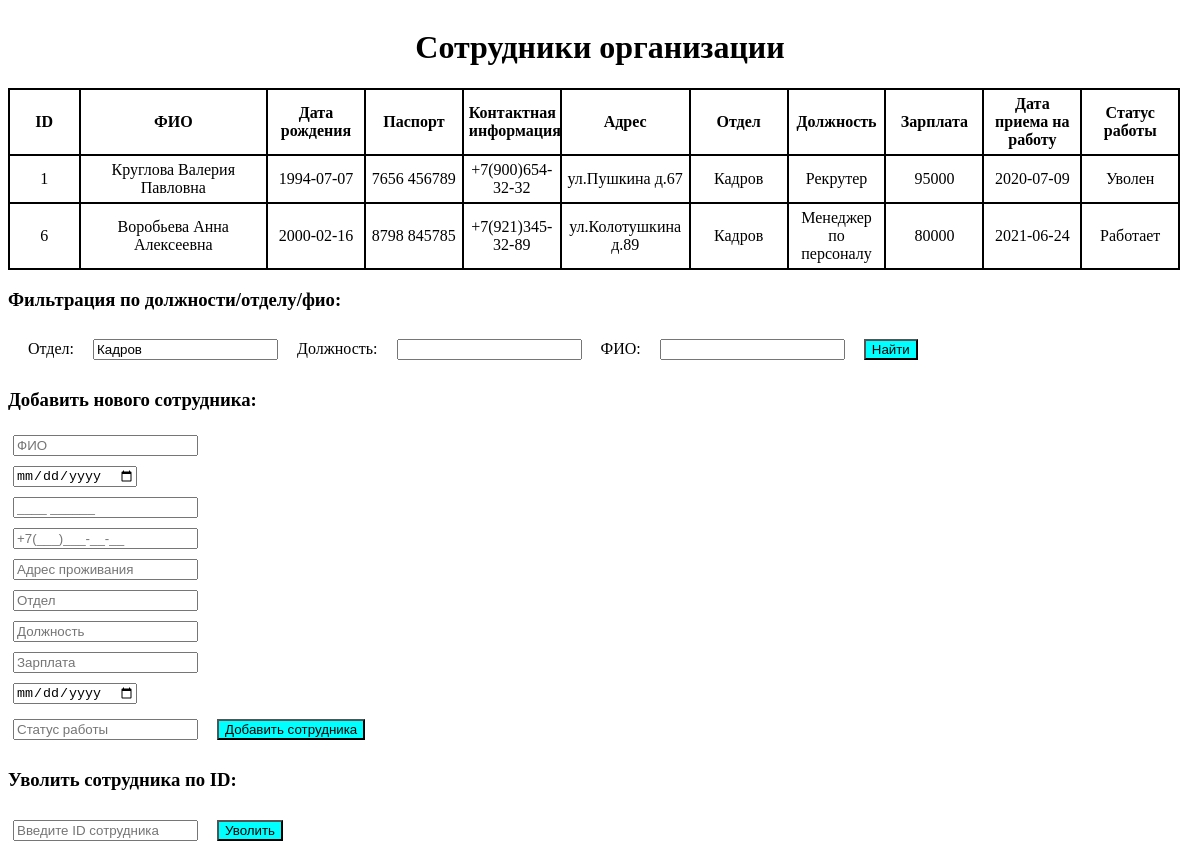
/index.php?FOtdel=Кадров, run on the app's committed database.
### tables this page shows
CREATE TABLE `sotr` (
  `ID` int(11) NOT NULL,
  `FIO` varchar(75) NOT NULL,
  `DataRozhdenia` date NOT NULL,
  `Pasport` varchar(15) NOT NULL,
  `KontaktnayaInfa` varchar(75) NOT NULL,
  `Adres` varchar(75) NOT NULL,
  `Otdel` varchar(75) NOT NULL,
  `Dolzhnost` varchar(75) NOT NULL,
  `Zarplata` int(11) NOT NULL,
  `DataPrinatia` date NOT NULL,
  `Statusr` varchar(10) NOT NULL
);

### index.php (the view, shortened to what this page needs)
<!DOCTYPE html>
<html lang="en">
<head>
    <link href="style.css" rel="stylesheet" type="text/css">
</head>
<body>
<?php
require_once 'config.php';
$FOtdel = isset($_GET['FOtdel']) ?$_GET['FOtdel'] : '';
$FDolzhnost = isset($_GET['FDolzhnost']) ?$_GET['FDolzhnost'] : '';$FFIO = isset($_GET['FFIO']) ?$_GET['FFIO'] : '';
$query = "SELECT * FROM sotr WHERE 1=1";
if ($FOtdel) {
    $query .= " AND Otdel LIKE '%$FOtdel%'";
}
$result = mysqli_query($conn, $query);
$list = array();
while ($row = mysqli_fetch_assoc($result)) {
$list[] = $row;
}
?>
<h1>Сотрудники организации</h1>
<table>
<thead>
    <th style=width:5%>ID</th>
    <th style=width:15%;>ФИО</th>
    <th>Дата рождения</th>
    <th>Паспорт</th>
    <th>Контактная информация</th>
    <th style=width:10%;>Адрес</th>
    <th>Отдел</th>
    <th>Должность</th>
    <th>Зарплата</th>
    <th>Дата приема на работу</th>
    <th>Статус работы</th>
</thead>
<tbody>
    <?php foreach($list as $item): ?>
        <tr>
            <td> <?php echo htmlspecialchars($item['ID']);?></td>
            <td> <?php echo htmlspecialchars($item['FIO']);?></td>
            <td> <?php echo htmlspecialchars($item['DataRozhdenia']);?></td>
            <td> <?php echo htmlspecialchars($item['Pasport']);?></td>
            <td> <?php echo htmlspecialchars($item['KontaktnayaInfa']);?></td>
            <td> <?php echo htmlspecialchars($item['Adres']);?></td>
            <td> <?php echo htmlspecialchars($item['Otdel']);?></td>
            <td> <?php echo htmlspecialchars($item['Dolzhnost']);?></td>
            <td> <?php echo htmlspecialchars($item['Zarplata']);?></td>
            <td> <?php echo htmlspecialchars($item['DataPrinatia']);?></td>
            <td> <?php echo htmlspecialchars($item['Statusr']);?></td>
        </tr>
    <?php endforeach; ?>
</tbody>
</table>
<h3> Фильтрация по должности/отделу/фио: </h3>
<form class = "filtr" method="GET" action="">
    <label class = "filtr" for="Otdel">Отдел:</label>
    <input type="text" id="Otdel" name="FOtdel" value="<?php echo htmlspecialchars($FOtdel); ?>">
    <label class = "filtr" for="Dolzhnost">Должность:</label>
    <input type="text" id="Dolzhnost" name="FDolzhnost" value="<?php echo htmlspecialchars($FDolzhnost); ?>">
    <label class = "filtr" for="FIO">ФИО:</label>
    <input type="text" id="FIO" name="FFIO" value="<?php echo htmlspecialchars($FFIO); ?>">
    <button type="submit">Найти</button>
</form>
<h3>Добавить нового сотрудника:</h3>
<form method="POST" action="">
<input type="text" name="FIO" placeholder="ФИО" required><br>
<input type="date" name="DataRozhdenia" placeholder="Дата рождения" required><br>
<input type="text" id="pasport" name="Pasport" placeholder="____ ______" required><br>
<input type="text" id="phone" name="KontaktnayaInfa" placeholder="+7(___)___-__-__" required><br>
<input type="text" name="Adres" placeholder="Адрес проживания" required><br>
<input type="text" name="Otdel" placeholder="Отдел" required><br>
<input type="text" name="Dolzhnost" placeholder="Должность" required><br>
<input type="number" name="Zarplata" placeholder="Зарплата" required><br>
<input type="date" name="DataPrinatia" placeholder="Дата принятия на работу" required><br>
<input type="text" name="Statusr" placeholder="Статус работы" required>
<button type="submit">Добавить сотрудника</button>
</form>
<h3>Уволить сотрудника по ID:</h3>
<form method="POST" action="">
<input type="number" name="id" placeholder="Введите ID сотрудника" required>
<button type="submit">Уволить</button>
</form>
</body>
</html>

### style.css (style rules this page uses)
h1 { text-align: center; }
body { font-size: 16px; align-content: center; }
table { table-layout: fixed; width: 99%; border-collapse: collapse; border: 2px solid rgb(0, 0, 0); }
th, td { padding: 5px; border: 2px solid rgb(0, 0, 0); text-align: center; }
.filtr { margin: 10px; font-size: 16px; align-content: center; }
button { margin: 10px; background-color:aqua; }
label { margin: 5px; }
input { margin: 5px; }

### data on the page
sotr: ID "1", FIO "Круглова Валерия Павловна", DataRozhdenia "1994-07-07", Pasport "7656 456789", KontaktnayaInfa "+7(900)654-32-32", Adres "ул.Пушкина д.67", Otdel "Кадров", Dolzhnost "Рекрутер", Zarplata "95000", DataPrinatia "2020-07-09", Statusr "Уволен"
sotr: ID "6", FIO "Воробьева Анна Алексеевна", DataRozhdenia "2000-02-16", Pasport "8798 845785", KontaktnayaInfa "+7(921)345-32-89", Adres "ул.Колотушкина д.89", Otdel "Кадров", Dolzhnost "Менеджер по персоналу", Zarplata "80000", DataPrinatia "2021-06-24", Statusr "Работает"
